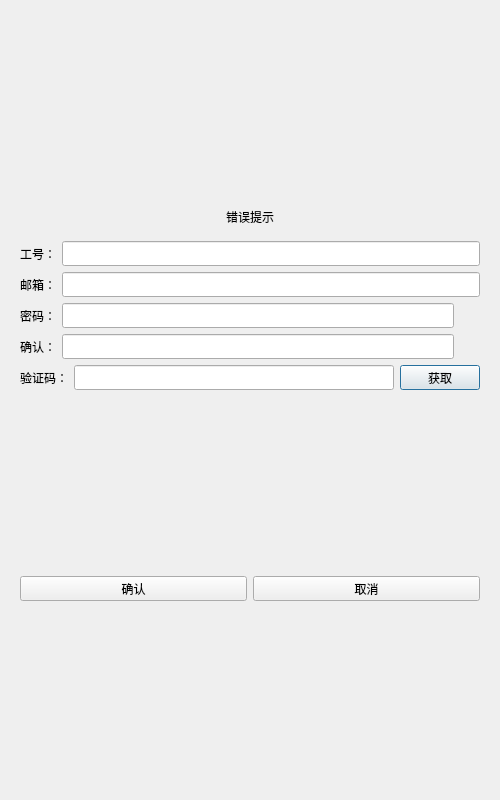
<?xml version="1.0" encoding="UTF-8"?>
<ui version="4.0">
 <class>RegisterDialog</class>
 <widget class="QDialog" name="RegisterDialog">
  <property name="geometry">
   <rect>
    <x>0</x>
    <y>0</y>
    <width>500</width>
    <height>800</height>
   </rect>
  </property>
  <property name="minimumSize">
   <size>
    <width>500</width>
    <height>800</height>
   </size>
  </property>
  <property name="maximumSize">
   <size>
    <width>500</width>
    <height>800</height>
   </size>
  </property>
  <property name="windowTitle">
   <string>Dialog</string>
  </property>
  <layout class="QHBoxLayout" name="horizontalLayout_8">
   <item>
    <layout class="QVBoxLayout" name="verticalLayout">
     <item>
      <widget class="QStackedWidget" name="stackedWidget">
       <property name="currentIndex">
        <number>0</number>
       </property>
       <widget class="QWidget" name="page">
        <layout class="QVBoxLayout" name="verticalLayout_3">
         <item>
          <spacer name="verticalSpacer">
           <property name="orientation">
            <enum>Qt::Vertical</enum>
           </property>
           <property name="sizeHint" stdset="0">
            <size>
             <width>20</width>
             <height>40</height>
            </size>
           </property>
          </spacer>
         </item>
         <item>
          <widget class="QWidget" name="widget" native="true">
           <layout class="QVBoxLayout" name="verticalLayout_4">
            <item>
             <widget class="QLabel" name="err_tip">
              <property name="text">
               <string>错误提示</string>
              </property>
              <property name="alignment">
               <set>Qt::AlignCenter</set>
              </property>
             </widget>
            </item>
           </layout>
          </widget>
         </item>
         <item>
          <layout class="QHBoxLayout" name="horizontalLayout">
           <item>
            <widget class="QLabel" name="user_label">
             <property name="minimumSize">
              <size>
               <width>0</width>
               <height>25</height>
              </size>
             </property>
             <property name="maximumSize">
              <size>
               <width>16777215</width>
               <height>25</height>
              </size>
             </property>
             <property name="text">
              <string>工号：</string>
             </property>
            </widget>
           </item>
           <item>
            <widget class="QLineEdit" name="user_edit">
             <property name="minimumSize">
              <size>
               <width>0</width>
               <height>25</height>
              </size>
             </property>
             <property name="maximumSize">
              <size>
               <width>16777215</width>
               <height>25</height>
              </size>
             </property>
            </widget>
           </item>
          </layout>
         </item>
         <item>
          <layout class="QHBoxLayout" name="horizontalLayout_3">
           <item>
            <widget class="QLabel" name="email_label">
             <property name="minimumSize">
              <size>
               <width>0</width>
               <height>25</height>
              </size>
             </property>
             <property name="maximumSize">
              <size>
               <width>16777215</width>
               <height>25</height>
              </size>
             </property>
             <property name="text">
              <string>邮箱：</string>
             </property>
            </widget>
           </item>
           <item>
            <widget class="QLineEdit" name="email_edit">
             <property name="minimumSize">
              <size>
               <width>0</width>
               <height>25</height>
              </size>
             </property>
             <property name="maximumSize">
              <size>
               <width>16777215</width>
               <height>25</height>
              </size>
             </property>
            </widget>
           </item>
          </layout>
         </item>
         <item>
          <layout class="QHBoxLayout" name="horizontalLayout_4">
           <item>
            <widget class="QLabel" name="pass_label">
             <property name="minimumSize">
              <size>
               <width>0</width>
               <height>25</height>
              </size>
             </property>
             <property name="maximumSize">
              <size>
               <width>16777215</width>
               <height>25</height>
              </size>
             </property>
             <property name="text">
              <string>密码：</string>
             </property>
            </widget>
           </item>
           <item>
            <widget class="QLineEdit" name="pass_edit">
             <property name="minimumSize">
              <size>
               <width>0</width>
               <height>25</height>
              </size>
             </property>
             <property name="maximumSize">
              <size>
               <width>16777215</width>
               <height>25</height>
              </size>
             </property>
            </widget>
           </item>
           <item>
            <widget class="ClickedLabel" name="pass_visible">
             <property name="minimumSize">
              <size>
               <width>20</width>
               <height>20</height>
              </size>
             </property>
             <property name="maximumSize">
              <size>
               <width>20</width>
               <height>20</height>
              </size>
             </property>
             <property name="styleSheet">
              <string notr="true"/>
             </property>
             <property name="text">
              <string/>
             </property>
            </widget>
           </item>
          </layout>
         </item>
         <item>
          <layout class="QHBoxLayout" name="horizontalLayout_5">
           <item>
            <widget class="QLabel" name="confirm_label">
             <property name="minimumSize">
              <size>
               <width>0</width>
               <height>25</height>
              </size>
             </property>
             <property name="maximumSize">
              <size>
               <width>16777215</width>
               <height>25</height>
              </size>
             </property>
             <property name="text">
              <string>确认：</string>
             </property>
            </widget>
           </item>
           <item>
            <widget class="QLineEdit" name="confirm_edit">
             <property name="minimumSize">
              <size>
               <width>0</width>
               <height>25</height>
              </size>
             </property>
             <property name="maximumSize">
              <size>
               <width>16777215</width>
               <height>25</height>
              </size>
             </property>
            </widget>
           </item>
           <item>
            <widget class="ClickedLabel" name="confirm_visible">
             <property name="minimumSize">
              <size>
               <width>20</width>
               <height>20</height>
              </size>
             </property>
             <property name="maximumSize">
              <size>
               <width>20</width>
               <height>20</height>
              </size>
             </property>
             <property name="styleSheet">
              <string notr="true"/>
             </property>
             <property name="text">
              <string/>
             </property>
            </widget>
           </item>
          </layout>
         </item>
         <item>
          <layout class="QHBoxLayout" name="horizontalLayout_6">
           <item>
            <widget class="QLabel" name="varify_label">
             <property name="minimumSize">
              <size>
               <width>0</width>
               <height>25</height>
              </size>
             </property>
             <property name="maximumSize">
              <size>
               <width>16777215</width>
               <height>25</height>
              </size>
             </property>
             <property name="text">
              <string>验证码：</string>
             </property>
            </widget>
           </item>
           <item>
            <widget class="QLineEdit" name="varify_edit">
             <property name="minimumSize">
              <size>
               <width>0</width>
               <height>25</height>
              </size>
             </property>
             <property name="maximumSize">
              <size>
               <width>16777215</width>
               <height>25</height>
              </size>
             </property>
            </widget>
           </item>
           <item>
            <widget class="TimerBtn" name="get_code">
             <property name="minimumSize">
              <size>
               <width>0</width>
               <height>25</height>
              </size>
             </property>
             <property name="maximumSize">
              <size>
               <width>16777215</width>
               <height>25</height>
              </size>
             </property>
             <property name="text">
              <string>获取</string>
             </property>
            </widget>
           </item>
          </layout>
         </item>
         <item>
          <spacer name="verticalSpacer_2">
           <property name="orientation">
            <enum>Qt::Vertical</enum>
           </property>
           <property name="sizeHint" stdset="0">
            <size>
             <width>20</width>
             <height>40</height>
            </size>
           </property>
          </spacer>
         </item>
         <item>
          <layout class="QHBoxLayout" name="horizontalLayout_7">
           <item>
            <widget class="QPushButton" name="sure_btn">
             <property name="minimumSize">
              <size>
               <width>0</width>
               <height>25</height>
              </size>
             </property>
             <property name="maximumSize">
              <size>
               <width>16777215</width>
               <height>25</height>
              </size>
             </property>
             <property name="text">
              <string>确认</string>
             </property>
            </widget>
           </item>
           <item>
            <widget class="QPushButton" name="cancel_btn">
             <property name="minimumSize">
              <size>
               <width>0</width>
               <height>25</height>
              </size>
             </property>
             <property name="maximumSize">
              <size>
               <width>16777215</width>
               <height>25</height>
              </size>
             </property>
             <property name="text">
              <string>取消</string>
             </property>
            </widget>
           </item>
          </layout>
         </item>
         <item>
          <spacer name="verticalSpacer_3">
           <property name="orientation">
            <enum>Qt::Vertical</enum>
           </property>
           <property name="sizeHint" stdset="0">
            <size>
             <width>20</width>
             <height>40</height>
            </size>
           </property>
          </spacer>
         </item>
        </layout>
       </widget>
       <widget class="QWidget" name="page_2">
        <layout class="QVBoxLayout" name="verticalLayout_6">
         <item>
          <widget class="QWidget" name="widget_10" native="true">
           <layout class="QVBoxLayout" name="verticalLayout_2">
            <item>
             <widget class="QWidget" name="widget_8" native="true">
              <layout class="QHBoxLayout" name="horizontalLayout_14">
               <item>
                <widget class="QLabel" name="label_8">
                 <property name="text">
                  <string>完善您的个人信息</string>
                 </property>
                 <property name="alignment">
                  <set>Qt::AlignCenter</set>
                 </property>
                </widget>
               </item>
              </layout>
             </widget>
            </item>
            <item>
             <widget class="QWidget" name="widget_9" native="true">
              <layout class="QVBoxLayout" name="verticalLayout_7">
               <item>
                <widget class="QLabel" name="errTip">
                 <property name="text">
                  <string/>
                 </property>
                 <property name="alignment">
                  <set>Qt::AlignCenter</set>
                 </property>
                </widget>
               </item>
              </layout>
             </widget>
            </item>
            <item>
             <widget class="QWidget" name="widget_3" native="true">
              <layout class="QHBoxLayout" name="horizontalLayout_9">
               <item>
                <widget class="QLabel" name="label">
                 <property name="text">
                  <string>姓名：</string>
                 </property>
                </widget>
               </item>
               <item>
                <widget class="QLineEdit" name="nameEdit"/>
               </item>
              </layout>
             </widget>
            </item>
            <item>
             <widget class="QWidget" name="widget_4" native="true">
              <layout class="QHBoxLayout" name="horizontalLayout_10">
               <item>
                <widget class="QLabel" name="label_2">
                 <property name="text">
                  <string>性别：</string>
                 </property>
                </widget>
               </item>
               <item>
                <widget class="QRadioButton" name="manRadioButton">
                 <property name="text">
                  <string>男</string>
                 </property>
                </widget>
               </item>
               <item>
                <widget class="QRadioButton" name="womanRadbutton">
                 <property name="text">
                  <string>女</string>
                 </property>
                </widget>
               </item>
               <item>
                <widget class="QRadioButton" name="otherSex">
                 <property name="text">
                  <string>其他</string>
                 </property>
                </widget>
               </item>
              </layout>
             </widget>
            </item>
            <item>
             <widget class="QWidget" name="widget_5" native="true">
              <layout class="QHBoxLayout" name="horizontalLayout_11">
               <item>
                <widget class="QLabel" name="label_3">
                 <property name="text">
                  <string>出生日期：    年</string>
                 </property>
                </widget>
               </item>
               <item>
                <widget class="QLineEdit" name="yearEdit"/>
               </item>
               <item>
                <widget class="QLabel" name="label_5">
                 <property name="text">
                  <string>月</string>
                 </property>
                </widget>
               </item>
               <item>
                <widget class="QLineEdit" name="monthEdit"/>
               </item>
               <item>
                <widget class="QLabel" name="label_6">
                 <property name="text">
                  <string>日</string>
                 </property>
                </widget>
               </item>
               <item>
                <widget class="QLineEdit" name="dataEdit"/>
               </item>
              </layout>
             </widget>
            </item>
            <item>
             <widget class="QWidget" name="widget_6" native="true">
              <layout class="QHBoxLayout" name="horizontalLayout_12">
               <item>
                <widget class="QLabel" name="label_4">
                 <property name="text">
                  <string>身份证号：</string>
                 </property>
                </widget>
               </item>
               <item>
                <widget class="QLineEdit" name="IDcardEdit"/>
               </item>
              </layout>
             </widget>
            </item>
            <item>
             <widget class="QWidget" name="widget_7" native="true">
              <layout class="QHBoxLayout" name="horizontalLayout_13">
               <item>
                <widget class="QLabel" name="label_7">
                 <property name="text">
                  <string>手机号：</string>
                 </property>
                </widget>
               </item>
               <item>
                <widget class="QLineEdit" name="phoneEdit"/>
               </item>
              </layout>
             </widget>
            </item>
            <item>
             <widget class="QWidget" name="widget_11" native="true">
              <layout class="QHBoxLayout" name="horizontalLayout_15">
               <item>
                <widget class="QLabel" name="label_9">
                 <property name="text">
                  <string>科室</string>
                 </property>
                </widget>
               </item>
               <item>
                <widget class="QComboBox" name="DepartmentEdit">
                 <property name="maxCount">
                  <number>2147483644</number>
                 </property>
                 <item>
                  <property name="text">
                   <string>儿科</string>
                  </property>
                 </item>
                 <item>
                  <property name="text">
                   <string>妇科</string>
                  </property>
                 </item>
                 <item>
                  <property name="text">
                   <string>皮肤科</string>
                  </property>
                 </item>
                 <item>
                  <property name="text">
                   <string>内科</string>
                  </property>
                 </item>
                 <item>
                  <property name="text">
                   <string>外科</string>
                  </property>
                 </item>
                </widget>
               </item>
              </layout>
             </widget>
            </item>
            <item>
             <widget class="QWidget" name="widget_12" native="true">
              <layout class="QHBoxLayout" name="horizontalLayout_16">
               <item>
                <widget class="QLabel" name="label_10">
                 <property name="text">
                  <string>自我介绍：</string>
                 </property>
                </widget>
               </item>
               <item>
                <widget class="QLineEdit" name="selfIntrInfo"/>
               </item>
              </layout>
             </widget>
            </item>
            <item>
             <widget class="QPushButton" name="confirmInfo">
              <property name="text">
               <string>确认完成</string>
              </property>
             </widget>
            </item>
           </layout>
          </widget>
         </item>
        </layout>
       </widget>
       <widget class="QWidget" name="page_3">
        <layout class="QVBoxLayout" name="verticalLayout_5">
         <item>
          <spacer name="verticalSpacer_5">
           <property name="orientation">
            <enum>Qt::Vertical</enum>
           </property>
           <property name="sizeHint" stdset="0">
            <size>
             <width>20</width>
             <height>40</height>
            </size>
           </property>
          </spacer>
         </item>
         <item>
          <widget class="QLabel" name="tip_lb">
           <property name="text">
            <string>注册成功，5 s后返回登录</string>
           </property>
           <property name="alignment">
            <set>Qt::AlignCenter</set>
           </property>
          </widget>
         </item>
         <item>
          <widget class="QLabel" name="tip2_lb">
           <property name="text">
            <string>可点击返回按钮直接返回登录界面</string>
           </property>
           <property name="alignment">
            <set>Qt::AlignCenter</set>
           </property>
          </widget>
         </item>
         <item>
          <spacer name="verticalSpacer_6">
           <property name="orientation">
            <enum>Qt::Vertical</enum>
           </property>
           <property name="sizeHint" stdset="0">
            <size>
             <width>20</width>
             <height>40</height>
            </size>
           </property>
          </spacer>
         </item>
         <item>
          <widget class="QWidget" name="widget_2" native="true">
           <layout class="QHBoxLayout" name="horizontalLayout_2">
            <item>
             <spacer name="horizontalSpacer">
              <property name="orientation">
               <enum>Qt::Horizontal</enum>
              </property>
              <property name="sizeHint" stdset="0">
               <size>
                <width>40</width>
                <height>20</height>
               </size>
              </property>
             </spacer>
            </item>
            <item>
             <widget class="QPushButton" name="return_btn">
              <property name="minimumSize">
               <size>
                <width>0</width>
                <height>25</height>
               </size>
              </property>
              <property name="maximumSize">
               <size>
                <width>16777215</width>
                <height>25</height>
               </size>
              </property>
              <property name="text">
               <string>返回登录</string>
              </property>
             </widget>
            </item>
            <item>
             <spacer name="horizontalSpacer_2">
              <property name="orientation">
               <enum>Qt::Horizontal</enum>
              </property>
              <property name="sizeHint" stdset="0">
               <size>
                <width>40</width>
                <height>20</height>
               </size>
              </property>
             </spacer>
            </item>
           </layout>
          </widget>
         </item>
         <item>
          <spacer name="verticalSpacer_4">
           <property name="orientation">
            <enum>Qt::Vertical</enum>
           </property>
           <property name="sizeHint" stdset="0">
            <size>
             <width>20</width>
             <height>40</height>
            </size>
           </property>
          </spacer>
         </item>
        </layout>
       </widget>
      </widget>
     </item>
    </layout>
   </item>
  </layout>
 </widget>
 <customwidgets>
  <customwidget>
   <class>TimerBtn</class>
   <extends>QPushButton</extends>
   <header>timerbtn.h</header>
  </customwidget>
  <customwidget>
   <class>ClickedLabel</class>
   <extends>QLabel</extends>
   <header>clickedlabel.h</header>
  </customwidget>
 </customwidgets>
 <resources/>
 <connections/>
</ui>
